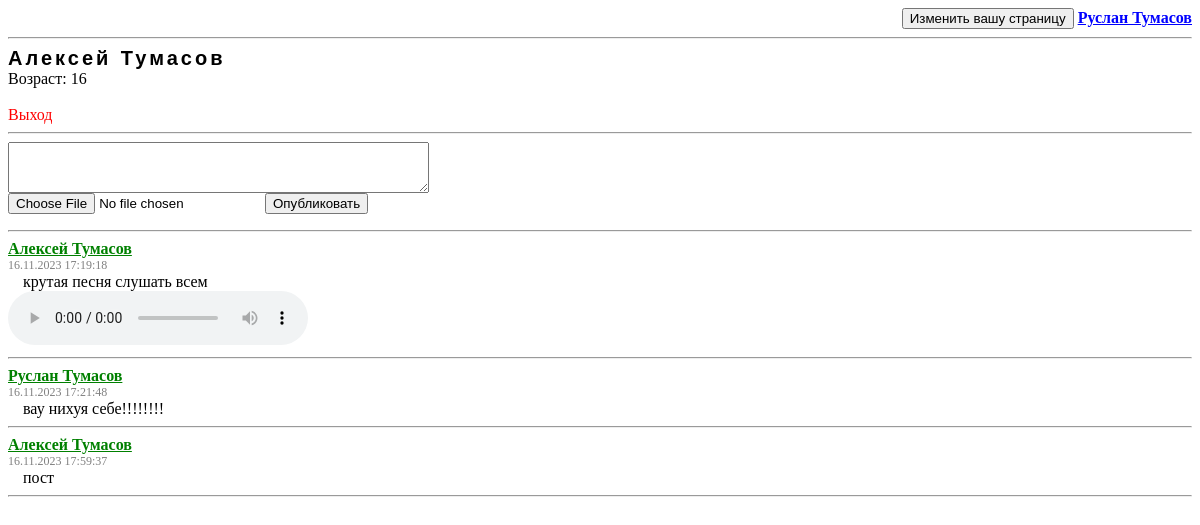
The page /profile.php?id=1 (signed in) on the database its author committed.
### tables this page shows
CREATE TABLE `users` (
  `id` int(10) NOT NULL COMMENT 'id записи',
  `login` varchar(128) NOT NULL COMMENT 'Логин',
  `password` varchar(128) NOT NULL COMMENT 'Пароль',
  `name` varchar(32) NOT NULL COMMENT 'Имя пользователя',
  `lastname` varchar(32) NOT NULL COMMENT 'Фамилия пользователя',
  `age` int(3) NOT NULL COMMENT 'Возраст пользователя',
  `pDescription` text NOT NULL COMMENT 'Описание к профилю'
);

CREATE TABLE `userposts` (
  `postID` int(3) NOT NULL COMMENT 'Айди поста',
  `postAuthor` int(10) NOT NULL COMMENT 'Айди автора поста',
  `postReceiver` int(10) NOT NULL COMMENT 'Айди владельца стены',
  `postData` varchar(32) NOT NULL COMMENT 'Время публикации',
  `postText` text NOT NULL COMMENT 'Текст поста'
);

CREATE TABLE `userattachments` (
  `documentPath` text NOT NULL COMMENT 'Путь до документа на сервере',
  `documentOwnerID` int(10) NOT NULL COMMENT 'Айди владельца документа',
  `documentID` int(32) NOT NULL COMMENT 'Айди документа',
  `postId` int(10) NOT NULL
);

### profile.php (the view, shortened to what this page needs)
<?php
	include("blocks/header.php");
	$userId = $_GET["id"];
	$mysql = mysqli_connect("localhost", "root", "", "social");
	$result = mysqli_query($mysql, "SELECT * FROM `users` WHERE `id`=$userId;");
	$resultArray = mysqli_fetch_array($result);
	$name = $resultArray["name"];
	$lastname = $resultArray["lastname"];
	$age = $resultArray["age"];
?>
		<?="<a class='profileInfo'>$name $lastname</a>";?>
		<?php
			print("<br>");
		?>
		Возраст: <?=$age?><br />
		<?php
			if ($hasUserSession)
				print("<br /><a href='acts/logout.php' class='logout'>Выход</a>");
			else {
				print("<br /><a href='login.php'>Войти</a>");
				exit();
			}
		?>
		<hr/>
		<form action="acts/post.php" method="post" enctype="multipart/form-data">
			<textarea cols="50" rows="3" name="post" required></textarea><br>
			<input type="file" id="fileInput" name="fileInput">
			<input type="submit" value="Опубликовать"/>
		</form>
		<hr/>
			<?php
				$commentsResult = mysqli_query($mysql, "SELECT * FROM `userposts` WHERE `postReceiver`=$userId");
				while (($commentsResultArray = mysqli_fetch_array($commentsResult))  != null )
				{
					$postID=$commentsResultArray["postID"];
					$documentsResult = mysqli_query($mysql, "SELECT * FROM `userattachments` WHERE `postId`  = '$postID' ");
					$documentResultArray = mysqli_fetch_array($documentsResult);
					$postAuthor=$commentsResultArray["postAuthor"];
					$postData=$commentsResultArray["postData"];
					$postText=$commentsResultArray["postText"];
					$posterQuery = mysqli_query($mysql, "SELECT * FROM `users` WHERE `id` = '$postAuthor'");
					$posterArray = mysqli_fetch_array($posterQuery);
					$posterName = $posterArray["name"]." ". $posterArray["lastname"];
			?>
					<a href="profile.php?id=<?php print($postAuthor	);?>" style="color: green">
						<b><?=$posterName;?></b>
					</a>
					<br>
					<span style="color: gray; font-size: 12px;"><?php print($postData);?></span>
					<br>
					<span style="font-size: 16px; padding: 15px">
						<?php
						print(htmlspecialchars($postText));
						print("<br>");
						if($documentResultArray != null) {
							$htmlRenderer->doRender($documentResultArray["documentPath"]);
						}
						?>
					</span>
					<hr>
			<?php
				}
			include("blocks/bottom.php");
?>

### helpers/HTMLRender.php (shortened to what this page needs)
<?php
class HTMLRender {
	private $renders;
	function __construct() {
		$this->renders = array(
			new AudioRenderer(),
			new ImageRenderer(),
			new VideoRenderer(),
			new UnknownRenderer()
		);
	}
	function doRender($documentPath) {
		for ($i = 0; $i < count($this->renders); $i++) {
			$render = $this->renders[$i];
			if ($render->canRender($documentPath)) {
				print($render->render($documentPath));
				return;
			}
		}
	}
}
class AudioRenderer {
	public function canRender($documentPath) {
		return str_ends_with($documentPath, ".mp3");
	}
	public function render($documentPath) {
		return "<audio controls src='$documentPath' />";
	}
}
?>

### css/styles.css (style rules this page uses)
.logout { color: red; text-decoration: blink; align-items: s; }
.profileInfo { font-family: "Lucida Sans Unicode", "Lucida Grande", sans-serif; font-size: 20px; letter-spacing: 3px; word-spacing: 1px; color: #000000; font-weight: 700; text-decoration: none solid rgb(68, 68, 68); font-style: normal; font-variant: normal; text-transform: none; }

### rows shown on the page
users: name "Алексей", lastname "Тумасов", age "16"
userposts: users.name+lastname "Алексей Тумасов", postData "16.11.2023 17:19:18", postText "крутая песня слушать всем"
userposts: users.name+lastname "Руслан Тумасов", postData "16.11.2023 17:21:48", postText "вау нихуя себе!!!!!!!!"
userposts: users.name+lastname "Алексей Тумасов", postData "16.11.2023 17:59:37", postText "пост"

### other values the page prints
$_SESSION["name_lastname"] "Руслан Тумасов"
